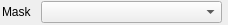
<?xml version="1.0" encoding="UTF-8"?>
<ui version="4.0">
 <class>VtkMaskWidget</class>
 <widget class="QWidget" name="VtkMaskWidget">
  <property name="geometry">
   <rect>
    <x>0</x>
    <y>0</y>
    <width>228</width>
    <height>25</height>
   </rect>
  </property>
  <property name="minimumSize">
   <size>
    <width>228</width>
    <height>25</height>
   </size>
  </property>
  <property name="windowTitle">
   <string>Mask Widget</string>
  </property>
  <layout class="QGridLayout" name="gridLayout">
   <property name="leftMargin">
    <number>1</number>
   </property>
   <property name="topMargin">
    <number>1</number>
   </property>
   <property name="rightMargin">
    <number>1</number>
   </property>
   <property name="bottomMargin">
    <number>1</number>
   </property>
   <property name="spacing">
    <number>4</number>
   </property>
   <item row="0" column="0">
    <widget class="QWidget" name="maskWidget" native="true">
     <widget class="QLabel" name="maskLabel">
      <property name="geometry">
       <rect>
        <x>1</x>
        <y>1</y>
        <width>41</width>
        <height>20</height>
       </rect>
      </property>
      <property name="sizePolicy">
       <sizepolicy hsizetype="Preferred" vsizetype="Fixed">
        <horstretch>0</horstretch>
        <verstretch>0</verstretch>
       </sizepolicy>
      </property>
      <property name="text">
       <string>Mask</string>
      </property>
     </widget>
     <widget class="QComboBox" name="maskComboBox">
      <property name="geometry">
       <rect>
        <x>40</x>
        <y>0</y>
        <width>181</width>
        <height>22</height>
       </rect>
      </property>
      <property name="sizePolicy">
       <sizepolicy hsizetype="Expanding" vsizetype="Fixed">
        <horstretch>0</horstretch>
        <verstretch>0</verstretch>
       </sizepolicy>
      </property>
     </widget>
    </widget>
   </item>
  </layout>
 </widget>
 <resources/>
 <connections/>
</ui>
